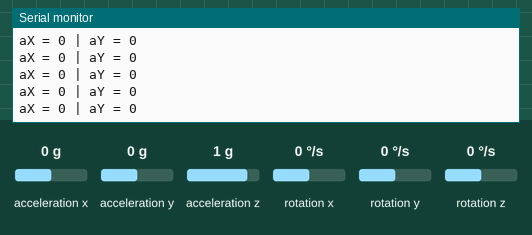
Recording of a sketch running on a simulated Arduino Uno, built with avr-gcc and run on an emulated ATmega328P. On the bench: the last lines printed to the serial monitor. Wiring (inferred from the names in the program): MPU-6050 motion sensor at I2C address 0x68. The test bench sets the inputs (shaded band); at power-on: acceleration x 0 g, acceleration y 0 g, acceleration z 1 g, rotation x 0 °/s, rotation y 0 °/s, rotation z 0 °/s. No radio packets arrive unless stated.

Above: at 1.2 s.
1.3 s: acceleration x set to -1.4 g
At 1.8 s:
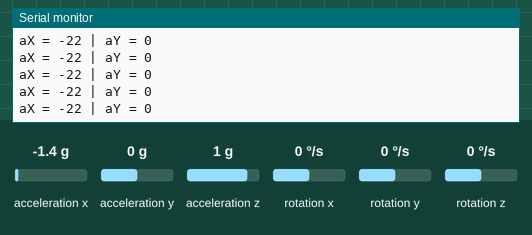
4.3 s: acceleration y set to -1.4 g
At 5.3 s:
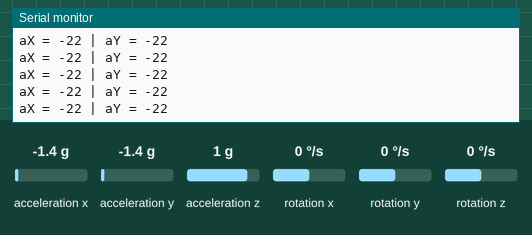
7.3 s: acceleration x set to 0 g
At 7.8 s:
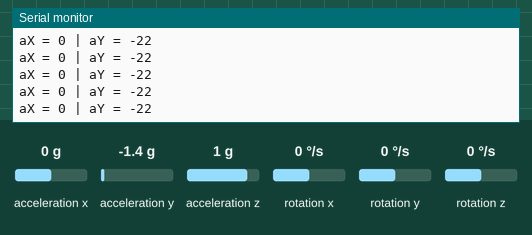
10.3 s: acceleration y set to 0.8 g
At 11.1 s:
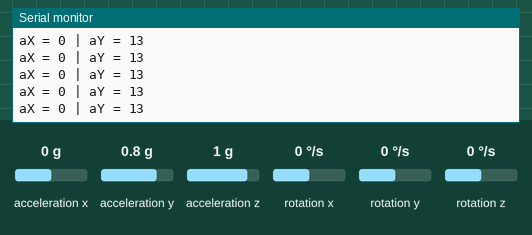
13.3 s: acceleration x set to -0.8 g
At 14.2 s:
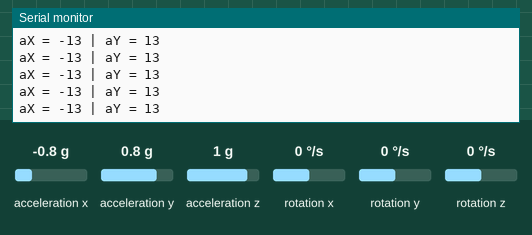
16.3 s: acceleration y set to -0.8 g
At 17.0 s:
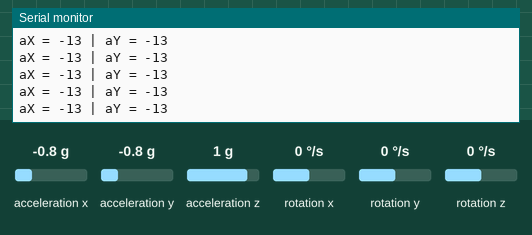
Timing chart, 0 to 19.3 s (numbered marks = the images above; inputs shaded):
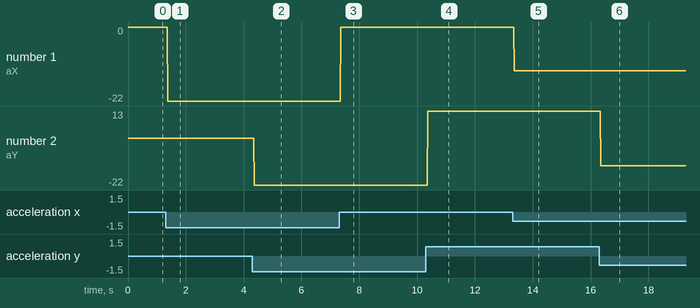

Measured:
- after the input at 1.3 s, the serial monitor: prints a new line after 0.07 s (image 1)
- after the input at 4.3 s, the serial monitor: prints a new line after 0.07 s (image 2)
- after the input at 7.3 s, the serial monitor: prints a new line after 0.06 s (image 3)
- after the input at 10.3 s, the serial monitor: prints a new line after 0.07 s (image 4)
- after the input at 13.3 s, the serial monitor: prints a new line after 0.06 s (image 5)
- after the input at 16.3 s, the serial monitor: prints a new line after 0.06 s (image 6)
- plotted number 1: 0 → -22 after the input at 1.3 s, 0 → -13 after the input at 13.3 s
- plotted number 2: -22 → 13 after the input at 10.3 s

The sketch:

T1.ino
```cpp
#include <SPI.h>
#include <nRF24L01.h>
#include <RF24.h>
#include "Wire.h" // Aceasta librarie permite comunicarea cu device uri I2C
const int MPU_ADDR = 0x68; // Adresa I2C a lui MPU-6050. Daca pinul AD0 este setat ca si HIGH, adresa I2C va fi 0x69.
int16_t accelerometer_x, accelerometer_y, accelerometer_z; // variable accelerometor
char tmp_str[7]; // variable temporara pentru conversie
char* convert_int16_to_str(int16_t i) { // converteaza int16 la string.
  sprintf(tmp_str, "%6d", i);
  return tmp_str;
}
RF24 radio(7, 8); // CE, CSN
const byte address[6] = "71993";
struct data{
  int xAxis;
  int yAxis;

};
data send_data;
void setup() {

  radio.begin();
  radio.openWritingPipe(address);
  radio.setPALevel(RF24_PA_MIN);
  radio.stopListening();

  Serial.begin(9600);
  Wire.begin();
  Wire.beginTransmission(MPU_ADDR); // Incepe transmisia cu I2C slave (GY-521)
  Wire.write(0x6B); // PWR_MGMT_1 register
  Wire.write(0); // set to zero (porneste MPU-6050)
  Wire.endTransmission(true);
}
void loop() {

  Wire.beginTransmission(MPU_ADDR);
  Wire.write(0x3B); // porneste 0x3B (ACCEL_XOUT_H) [MPU-6000 and MPU-6050
  Wire.endTransmission(false);
  Wire.requestFrom(MPU_ADDR, 7*2, true); // necesita 7*2=14 registrii

  accelerometer_x = Wire.read()<<8 | Wire.read();
  accelerometer_y = Wire.read()<<8 | Wire.read();

   send_data.xAxis = accelerometer_x/1000;
send_data.yAxis = accelerometer_y/1000;
  // print out data
  Serial.print("aX = "); Serial.print(send_data.xAxis);
  Serial.print(" | aY = "); Serial.print(send_data.yAxis);
  Serial.println();
  radio.write(&send_data,sizeof(data));
  delay(10);

}
```
